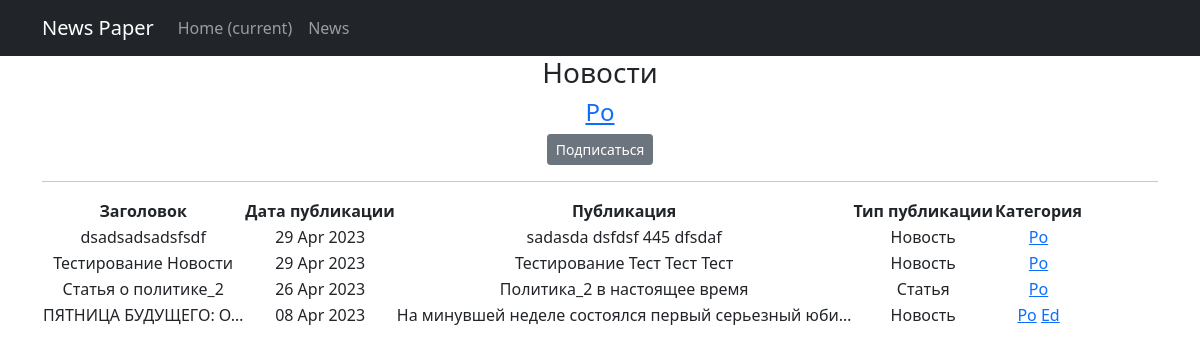
/news/categories/2, run on an earlier commit of the app's database.
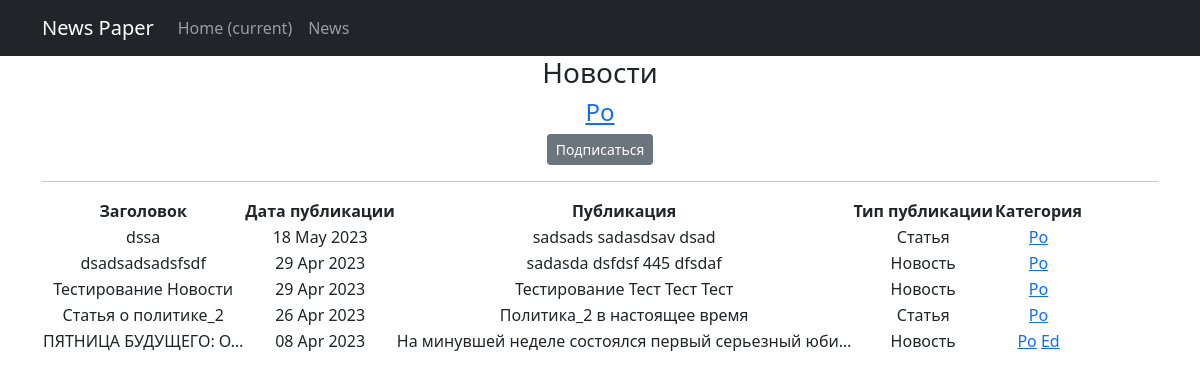
And on a later commit of the database.
### news/models.py (models this page shows, shortened)
class Post(models.Model):
    author = models.ForeignKey(Author, on_delete=models.CASCADE)
    article_news = models.CharField(max_length=2, choices=SELECTION, default=news)
    date_in = models.DateTimeField(auto_now_add=True)
    title = models.CharField(max_length=255)
    text = models.TextField()
    rating_news = models.IntegerField(default=0)
    category = models.ManyToManyField(Category, through='PostCategory')

class Category(models.Model):
    topic = models.CharField(max_length=2, choices=TOPICS, default=politics, unique=True)
    subscribers = models.ManyToManyField(User, related_name='categories')
    def __str__(self):
        return self.topic.title()

### news/views.py (the view)
# urls.py: path('categories/<int:pk>', CategoryListView.as_view(), name='category_list'),
class CategoryListView(ListView):
    model = Post
    template_name = 'category_list.html'
    context_object_name = 'category_news_list'
    def get_queryset(self):
        self.category = get_object_or_404(Category, id=self.kwargs['pk'])
        queryset = Post.objects.filter(category=self.category).order_by('-date_in')
        return queryset
    def get_context_data(self, **kwargs):
        context = super().get_context_data(**kwargs)
        context['is_not_subscriber'] = self.request.user not in self.category.subscribers.all()
        context['category'] = self.category
        return context

### news/templatetags/custom_filters.py (called while the page is built)
@register.filter()
def censor(word):
    if isinstance(word, str):
        for i in word.split():
            if i.capitalize() in cens:
                word = word.replace(i, i[0] + '*' * len(i))
    else:
        raise ValueError('custom_filters -> censor -> A string is expected, but a different data type has been entered')
    return word

### templates/category_list.html (shortened to what this page needs)
{% extends 'flatpages/default.html' %}
{% load custom_filters %}
{% block content %}
    <h3> Новости </h3>
    <h4><a href="{{ category.id }}" >{{ category }}</a></h4>
    <form action="" method="get">
        {% if is_not_subscriber %}
         <p class="text-center"><a href="{% url 'subscribe' category.id %}" class="btn btn-secondary btn-sm">Подписаться</a></p>
        {% endif %}
    </form>
    <hr>
    {% if category_news_list %}
        <table>
            <tr>
                <td><b>Заголовок</b></td>
                <td><b>Дата публикации</b></td>
                <td><b>Публикация</b></td>
                <td><b>Тип публикации</b></td>
                <td><b>Категория</b></td>
            </tr>
            {% for post in category_news_list %}
            <tr>
                <td>{{ post.title|truncatechars:20|censor }}</td>
                <td>{{ post.date_in|date:'d M Y' }}</td>
                <td>{{ post.text|truncatechars:50|censor }}</td>
                <td>{{ post.get_article_news_display }}</td>
                <td>{% for category in post.category.all %}
                <a href="{{ category.id }}">{{ category }}</a>
                {% endfor %}
                </td>
            </tr>
            {% endfor %}
        </table>
    {% else %}
        <h2>Новостей нет!</h2>
    {% endif %}
{% endblock content %}

What changed in the data, as far as the page shows it:
added Post: title|censor "dssa", date_in "18 May 2023", text|censor "sadsads sadasdsav dsad", article_news "Статья", Category (topic "Po")
